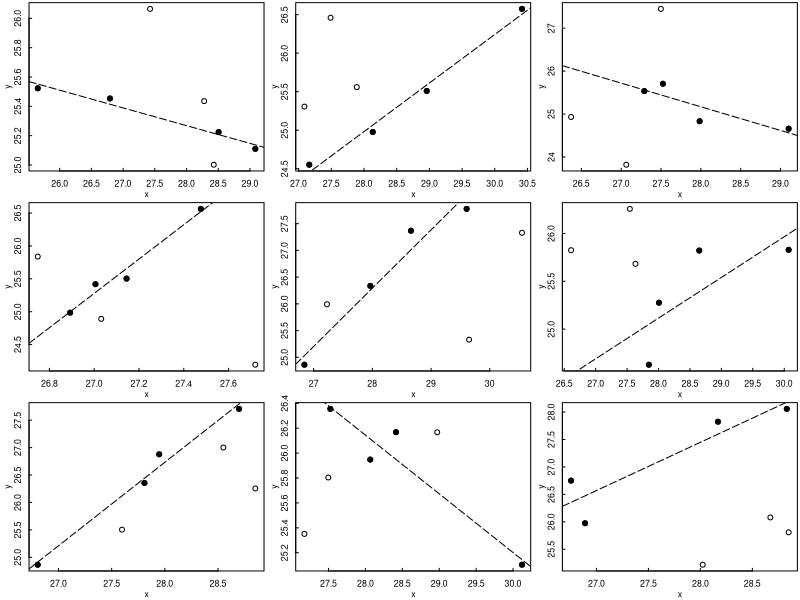
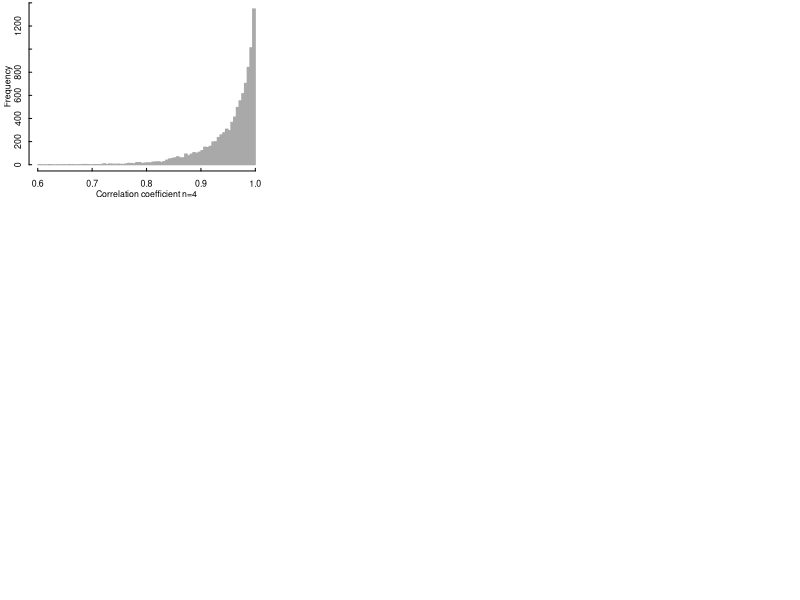

Here is the R script that generated these plots, in order:
## ---- chunk 1
knitr::opts_chunk$set(echo = TRUE)
## ---- chunk 2
# Take 7 normally distributed points, try all combinations where we choose 4
# points, and select the one with the highest correlation.
cherrypick <- function(plotit=FALSE){
  x <- rnorm(7, mean = 28, sd = 1)
  y <- rnorm(7, mean = 26, sd = 1)
  
  m <- combn(7, 4)
  cr <- apply(m, 2, function(i)cor(x[i],y[i]))
  
  if(plotit){ 
    ii <- m[,which.max(abs(cr))]
    
    plot(x,y)
    points(x[ii], y[ii], pch=19)
    abline(lm(y[ii] ~ x[ii]), lty=5)
  } else {
    return(max(abs(cr)))
  }
}
## ---- chunk 3
set.seed(1234)
par(mfrow=c(3,3), mar=c(2.2,2.2,0.2,0.2), 
    cex.axis=0.8,
    cex.lab=0.8, mgp=c(1.2,0.4,0), tcl=0.2)
for(i in 1:9)cherrypick(plotit=TRUE)
## ---- chunk 4
picks <- replicate(10^4, cherrypick())

hist(picks, breaks=100, col="darkgrey", border="darkgrey",
     xlab="Correlation coefficient n=4", main="")
